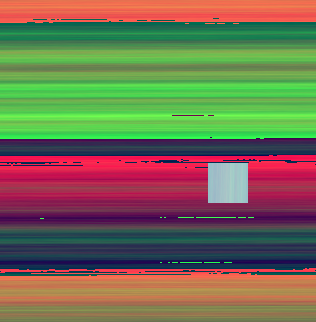
#> input picture data/raw/1_0fb12fdcdc442928ef405ec9782a4dc5.png, 316 x 322 px
$ python n_squares.py --image ../data/raw/1_0fb12fdcdc442928ef405ec9782a4dc5.png
#> lines starting #> are read from the running program, lines starting #| are printed output that depends on the picture; after the words box and inside, x2 and y2 are one past the last pixel; in counts of white or black regions, pixels touching at a corner belong together
#> in main, image is the input picture: shape (322, 316, 3); mean B, G, R 81.9, 109.8, 115.5
### src/shape_detector.py
# import the necessary packages
import cv2

class ShapeDetector:
    def __init__(self):
        pass
    def detect(self, c):
        # initialize the shape name and approximate the contour
        shape = "unidentified"
        peri = cv2.arcLength(c, True)
        approx = cv2.approxPolyDP(c, 0.04 * peri, True)
        # if the shape has 4 vertices, it is either a square or
        # a rectangle
        (x, y, w, h) = cv2.boundingRect(approx)
        ar = w / float(h)
        bb_area = w * h
        if ar > 10:
            shape = "line"
        elif len(approx) == 4 or ar >= 0.90 and ar <= 1.10:
            shape = "square"
        # otherwise, we assume the shape is a circle
        else:
            shape = "circle"
        # return the name of the shape
        return shape, bb_area

### src/n_squares.py
import argparse
import numpy as np
import matplotlib.pyplot as plt
import imutils
import cv2 as cv
from .shape_detector import ShapeDetector


def n_squares(image, display=False):
#> called with display = True
    laplacian = cv.Laplacian(image, cv.CV_64F)
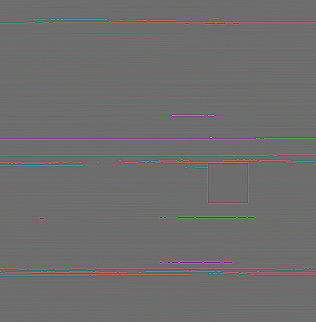
#> laplacian: shape (322, 316, 3) float64; mean B, G, R 0, 0, 0; drawn with min black and max white
    squares_channel = cv.split(laplacian)[0].astype(np.uint8)
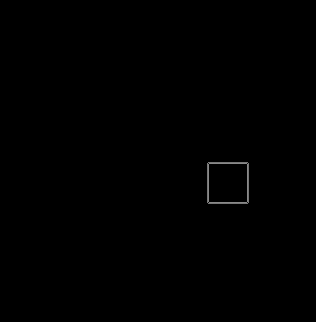
#> squares_channel: shape (322, 316); min 0, max 137, mean 0.4
    thresh = cv.threshold(squares_channel, 60, 255, cv.THRESH_BINARY)[1]
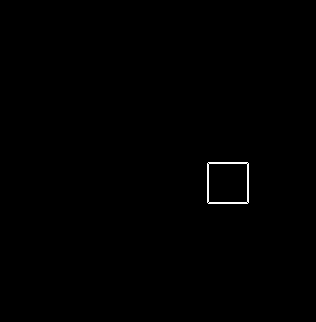
#> thresh: shape (322, 316); 0.31% white in thin lines or dots, all inside (x1, y1, x2, y2) = (207, 162, 249, 204)
    if display:
        plt.imshow(thresh)
        plt.show()
    cnts = cv.findContours(thresh.copy(), cv.RETR_EXTERNAL, cv.CHAIN_APPROX_SIMPLE)
#> cnts = 1 contour; box (x1, y1, x2, y2) and area: (207, 162, 249, 204) 1679
    cnts = imutils.grab_contours(cnts)
#> cnts = 1 item
    sd = ShapeDetector()
    n_squares = 0
    for c in cnts:
        # compute the center of the contour
        M = cv.moments(c)
        a = M["m00"]
        if a < 50:
            continue
        shape, bb_area = sd.detect(c)
        diff = bb_area - a
        if display:
            print(a, diff, shape)
            cX = int(M["m10"] / M["m00"])
            cY = int(M["m01"] / M["m00"])
            # draw the contour and center of the shape on the image
            cv.drawContours(image, [c], -1, (0, 255, 0), 2)
            cv.circle(image, (cX, cY), 7, (255, 255, 255), -1)
            cv.putText(image, "center", (cX - 20, cY - 20),
                cv.FONT_HERSHEY_SIMPLEX, 0.5, (255, 255, 255), 2)
            # show the image
            cv.imshow("Image", image)
            cv.waitKey(0)
        else:
            pass
        if a > 1150 and a < 1900:
            n_squares += 2
        elif a > 1900 and a < 3000:
            n_squares += 3
        elif a > 3000:
            n_squares += 4
        elif shape == "square":
            n_squares += 1
#> this loop made 1 pass
#> a on pass 1: 1679
#| 1679.0 85.0 square
#> pass 1, in n_squares, `cv.imshow("Image", image)`:
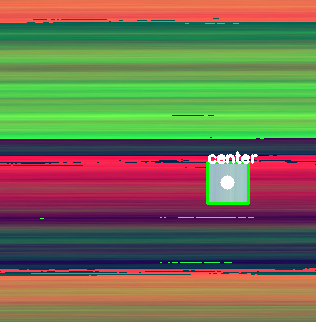
#> window 'Image': shape (322, 316, 3); mean B, G, R 82, 111.3, 115.3
#> after the loop, n_squares = 2
    return int(n_squares)

def main():
    ap = argparse.ArgumentParser()
    ap.add_argument("-i", "--image", required=True,
        help="path to the input image")
    args = vars(ap.parse_args())
    image = cv.imread(args["image"])
    print(n_squares(image, True))
#| 2

if __name__ == "__main__":
    main()

$ run again, on data/raw/1_403383c9a4b633126d961bd94f6f02cf.png
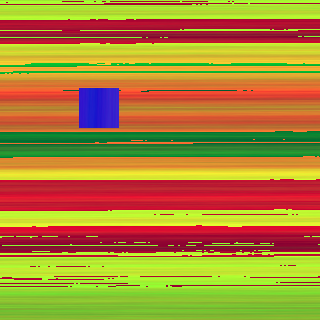
#> input picture data/raw/1_403383c9a4b633126d961bd94f6f02cf.png, 320 x 320 px
#> in main, image is the input picture: shape (320, 320, 3); mean B, G, R 51.4, 134.4, 170.7
#> in n_squares, `thresh = cv.threshold(squares_channel, 60, 255, cv.THRESH_BINARY)[1]`:
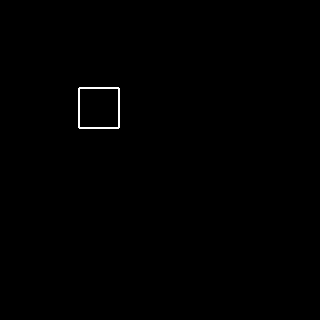
#> thresh: shape (320, 320); 0.31% white in thin lines or dots, all inside (x1, y1, x2, y2) = (78, 87, 120, 129)
#> in n_squares, `cnts = cv.findContours(thresh.copy(), cv.RETR_EXTERNAL, cv.CHAIN_APPRO..`: cnts = 1 contour; box (x1, y1, x2, y2) and area: (78, 87, 120, 129) 1679
#> in n_squares, `cnts = imutils.grab_contours(cnts)`: cnts = 1 item
#> the loop in n_squares, `for c in cnts:` made 1 pass
#> a on pass 1: 1679
#> (printed output is left out)
#> pass 1, in n_squares, `cv.imshow("Image", image)`:
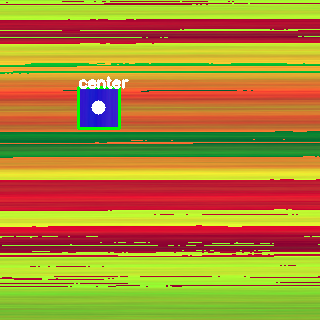
#> window 'Image': shape (320, 320, 3); mean B, G, R 51.8, 135.9, 170.6
#> after the loop in n_squares, `for c in cnts:`: n_squares = 2
#| 2

$ run again, on data/raw/1_96c2ae1685f908ae7fbcda804c9d1abc.png
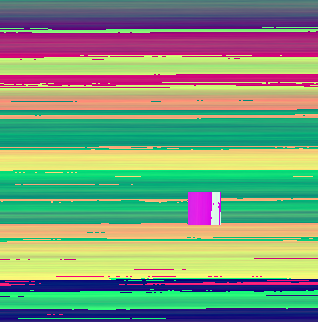
#> input picture data/raw/1_96c2ae1685f908ae7fbcda804c9d1abc.png, 318 x 322 px
#> in main, image is the input picture: shape (322, 318, 3); mean B, G, R 122.2, 153.8, 126.7
#> in n_squares, `thresh = cv.threshold(squares_channel, 60, 255, cv.THRESH_BINARY)[1]`:
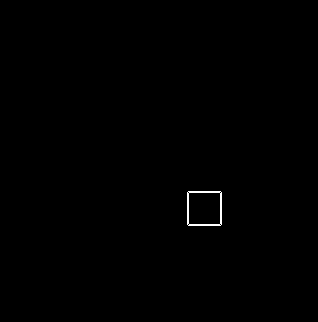
#> thresh: shape (322, 318); 0.25% white in thin lines or dots, all inside (x1, y1, x2, y2) = (187, 191, 222, 226)
#> in n_squares, `cnts = cv.findContours(thresh.copy(), cv.RETR_EXTERNAL, cv.CHAIN_APPRO..`: cnts = 1 contour; box (x1, y1, x2, y2) and area: (187, 191, 222, 226) 1154
#> in n_squares, `cnts = imutils.grab_contours(cnts)`: cnts = 1 item
#> the loop in n_squares, `for c in cnts:` made 1 pass
#> a on pass 1: 1154
#> (printed output is left out)
#> pass 1, in n_squares, `cv.imshow("Image", image)`:
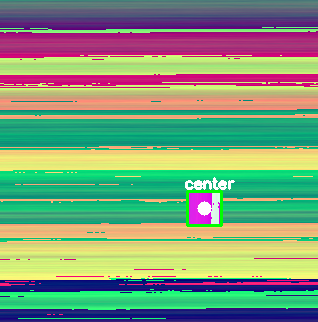
#> window 'Image': shape (322, 318, 3); mean B, G, R 122, 154.8, 127
#> after the loop in n_squares, `for c in cnts:`: n_squares = 2
#| 2
